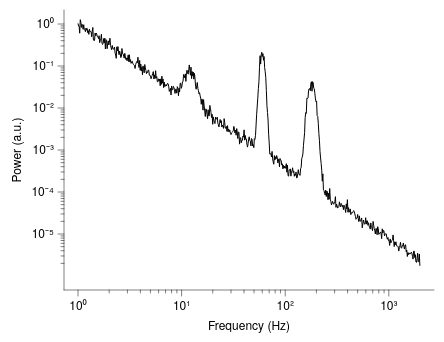

Describe this chart as a Vega-Lite specification.
### Vega-Lite specification from a JSON file in a GitHub repository (floating-point values rounded to 4 significant figures; data arrays with more than 128 entries replaced by an {"elided": "..."} marker saying what was removed)
{"background": null, "config": {"arc": {"fill": "#DBDBDB", "fillOpacity": 1.0, "innerRadius": 35.0, "padAngle": 0.03, "stroke": "black", "strokeOpacity": 1, "strokeWidth": 0.25}, "area": {"fill": "#DBDBDB", "fillOpacity": 1.0, "stroke": "black", "strokeOpacity": 1, "strokeWidth": 0.25}, "axis": {"domain": true, "domainCap": "round", "domainColor": "black", "domainWidth": 0.25, "grid": false, "gridCap": "round", "gridColor": "#F1F1F1", "gridDash": [0, 0], "gridOpacity": 1.0, "gridWidth": 0.25, "labelColor": "black", "labelFont": "Helvetica Neue, HelveticaNeue, Helvetica, Arial, sans-serif", "labelFontSize": 6, "labelFontStyle": "normal", "labelFontWeight": 400, "offset": 0, "ticks": true, "tickCap": "round", "tickColor": "black", "tickRound": false, "tickSize": 3.0, "tickWidth": 0.25, "titleColor": "black", "titleFont": "Helvetica Neue, HelveticaNeue, Helvetica, Arial, sans-serif", "titleFontSize": 6, "titleFontStyle": "normal", "titleFontWeight": 400}, "axisX": {"domain": true, "labelAlign": "center", "labelAngle": 0, "labels": true, "ticks": true, "translate": 0}, "axisY": {"domain": true, "labelAlign": "right", "labelAngle": 0, "labels": true, "ticks": true, "translate": 0}, "axisRight": {"domain": true, "labelAlign": "left", "labelAngle": 0, "labels": true, "ticks": true, "translate": 0}, "axisTop": {"domain": true, "labelAlign": "center", "labelAngle": 0, "labels": true, "ticks": true, "translate": 0}, "axisBand": {"tickOffset": 0}, "bar": {"fill": "#DBDBDB", "fillOpacity": 1.0, "stroke": "black", "strokeOpacity": 1, "strokeWidth": 0.25}, "boxplot": {"size": 12.6, "ticks": {"cornerRadius": 0.25, "fill": "black", "opacity": 1, "size": 6.3, "thickness": 0.25}, "box": {"fillOpacity": 1.0, "stroke": "black", "strokeOpacity": 1, "strokeWidth": 0.25}, "median": {"cornerRadius": 0, "fill": "black", "fillOpacity": 1.0, "opacity": 1, "size": 12.6, "thickness": 0.25}, "rule": {"fill": "black", "fillOpacity": 1.0, "size": 14.0, "stroke": "black", "strokeDash": [0, 0], "strokeOpacity": 1, "strokeWidth": 0.25}, "outliers": {"color": "black", "fill": "black", "fillOpacity": 1.0, "size": 0, "stroke": "black", "strokeOpacity": 1, "strokeWidth": 0.25}}, "circle": {"fill": "black", "fillOpacity": 1.0, "size": 1.75, "stroke": null, "strokeOpacity": 1, "strokeWidth": 0.25}, "errorband": {"band": {"fillOpacity": 0.6, "stroke": null, "strokeWidth": 0.25, "strokeOpacity": 1}, "borders": {"opacity": 0, "strokeOpacity": 1, "strokeWidth": 0.25}}, "errorbar": {"opacity": 1, "rule": {"strokeDash": [0, 0], "strokeWidth": 0.25}, "ticks": {"color": "black", "cornerRadius": 0.125, "opacity": 1, "size": 8.4, "thickness": 0.25}, "thickness": 0.25}, "font": "Helvetica Neue, HelveticaNeue, Helvetica, Arial, sans-serif", "geoshape": {"fill": "#DBDBDB", "fillOpacity": 1.0, "stroke": "black", "strokeOpacity": 1, "strokeWidth": 0.25}, "header": {"labelColor": "black", "labelFont": "Helvetica Neue, HelveticaNeue, Helvetica, Arial, sans-serif", "labelFontSize": 6, "labelFontStyle": "normal", "labelFontWeight": 400, "titleColor": "black", "titleFont": "Helvetica Neue, HelveticaNeue, Helvetica, Arial, sans-serif", "titleFontSize": 6, "titleFontStyle": "normal", "titleFontWeight": 400, "titlePadding": 0}, "legend": {"disable": false, "offset": 4.5, "titlePadding": 4, "labelOffset": 2, "gradientLabelOffset": 2, "columnPadding": 4, "rowPadding": 2, "gradientThickness": 5, "gradientOpacity": 1.0, "gradientStrokeColor": "black", "gradientStrokeWidth": 0.25, "labelColor": "black", "labelFont": "Helvetica Neue, HelveticaNeue, Helvetica, Arial, sans-serif", "labelFontSize": 6, "labelFontStyle": "normal", "labelFontWeight": 400, "strokeColor": "black", "strokeWidth": 0, "symbolSize": 36, "symbolStrokeColor": "black", "symbolStrokeWidth": 0.25, "titleColor": "black", "titleFont": "Helvetica Neue, HelveticaNeue, Helvetica, Arial, sans-serif", "titleFontSize": 6, "titleFontStyle": "normal", "titleFontWeight": 400}, "line": {"color": "black", "stroke": "black", "strokeCap": "butt", "strokeDash": [0, 0], "strokeOpacity": 1, "strokeWidth": 0.5}, "point": {"filled": true, "fill": "#DBDBDB", "fillOpacity": 1.0, "size": 7.0, "stroke": "black", "strokeOpacity": 1, "strokeWidth": 0.25}, "range": {"category": ["#9D9D9D", "#28287D", "#004225", "#47266F", "#00605D", "#DBDBDB", "#7983C1", "#6E927B", "#937FB4", "#699A97"], "diverging": {"scheme": ["#4F4265", "#6A5C82", "#85789D", "#A196B7", "#BDB5CE", "#D8D6DD", "#F6F6F6", "#CED8D7", "#9DBFBD", "#75A3A0", "#518683", "#326967", "#164D4B"]}, "heatmap": {"scheme": ["#440154", "#472270", "#433E82", "#38598C", "#2C728E", "#238A8D", "#24A086", "#39B578", "#5DC862", "#96D646", "#CAE02D", "#FDE724"]}, "ordinal": {"scheme": ["#F1F1F1", "#DBDBDB", "#C6C6C6", "#B2B2B2", "#9D9D9D", "#898989", "#767676", "#636363", "#515151", "#404040", "#2F2F2F", "#1F1F1F"]}, "ramp": {"scheme": ["#440154", "#472270", "#433E82", "#38598C", "#2C728E", "#238A8D", "#24A086", "#39B578", "#5DC862", "#96D646", "#CAE02D", "#FDE724"]}}, "rule": {"color": "black", "stroke": "black", "strokeCap": "round", "strokeDash": [2, 2], "strokeOpacity": 1, "strokeWidth": 0.25}, "scale": {"barBandPaddingInner": 0.1, "rectBandPaddingInner": 0, "tickBandPaddingInner": 0.1, "bandPaddingOuter": 0.1, "bandWithNestedOffsetPaddingInner": 0.2, "bandWithNestedOffsetPaddingOuter": 0.2, "offsetBandPaddingInner": 0, "offsetBandPaddingOuter": 0, "continuousPadding": 7.0, "round": false}, "rect": {"fill": "#DBDBDB", "fillOpacity": 1.0, "stroke": "black", "strokeOpacity": 1, "strokeWidth": 0.25}, "square": {"fill": "#DBDBDB", "fillOpacity": 1.0, "size": 14.0, "stroke": "black", "strokeOpacity": 1, "strokeWidth": 0.25}, "text": {"color": "black", "font": "Helvetica Neue, HelveticaNeue, Helvetica, Arial, sans-serif", "fontSize": 6, "fontStyle": "normal", "fontWeight": 400}, "tick": {"color": "black", "cornerRadius": 0.125, "opacity": 1.0, "size": 12.6, "thickness": 0.25}, "title": {"anchor": "middle", "frame": "group", "color": "black", "font": "Helvetica Neue, HelveticaNeue, Helvetica, Arial, sans-serif", "fontSize": 6, "fontStyle": "normal", "fontWeight": 400, "subtitleColor": "black", "subtitleFont": "Helvetica Neue, HelveticaNeue, Helvetica, Arial, sans-serif", "subtitleFontSize": 6, "subtitleFontStyle": "normal", "subtitleFontWeight": 400}, "trail": {"color": "black", "opacity": 1, "size": 0.5}, "view": {"continuousWidth": 185, "continuousHeight": 140, "discreteWidth": 185, "discreteHeight": 140, "fill": null, "stroke": null, "strokeWidth": 0.25}}, "layer": [{"mark": {"type": "line"}, "encoding": {"x": {"axis": {"labelExpr": "round(log(datum.value) / log(10)) < 0 ? '10⁻' + (abs(round(log(datum.value) / log(10))) >= 10 ? '⁰¹²³⁴⁵⁶⁷⁸⁹'[floor(abs(round(log(datum.value) / log(10)))/10)] + '⁰¹²³⁴⁵⁶⁷⁸⁹'[abs(round(log(datum.value) / log(10)))%10] : '⁰¹²³⁴⁵⁶⁷⁸⁹'[abs(round(log(datum.value) / log(10)))]) : '10' + (abs(round(log(datum.value) / log(10))) >= 10 ? '⁰¹²³⁴⁵⁶⁷⁸⁹'[floor(abs(round(log(datum.value) / log(10)))/10)] + '⁰¹²³⁴⁵⁶⁷⁸⁹'[abs(round(log(datum.value) / log(10)))%10] : '⁰¹²³⁴⁵⁶⁷⁸⁹'[abs(round(log(datum.value) / log(10)))])", "values": [1, 10, 100, 1000]}, "field": "f", "scale": {"domain": [1, 2000], "nice": false, "type": "log"}, "title": "Frequency (Hz)", "type": "quantitative"}, "y": {"axis": {"labelExpr": "round(log(datum.value) / log(10)) < 0 ? '10⁻' + (abs(round(log(datum.value) / log(10))) >= 10 ? '⁰¹²³⁴⁵⁶⁷⁸⁹'[floor(abs(round(log(datum.value) / log(10)))/10)] + '⁰¹²³⁴⁵⁶⁷⁸⁹'[abs(round(log(datum.value) / log(10)))%10] : '⁰¹²³⁴⁵⁶⁷⁸⁹'[abs(round(log(datum.value) / log(10)))]) : '10' + (abs(round(log(datum.value) / log(10))) >= 10 ? '⁰¹²³⁴⁵⁶⁷⁸⁹'[floor(abs(round(log(datum.value) / log(10)))/10)] + '⁰¹²³⁴⁵⁶⁷⁸⁹'[abs(round(log(datum.value) / log(10)))%10] : '⁰¹²³⁴⁵⁶⁷⁸⁹'[abs(round(log(datum.value) / log(10)))])", "values": [1e-05, 0.0001, 0.001, 0.01, 0.1, 1]}, "field": "psd", "scale": {"nice": false, "type": "log"}, "title": "Power (a.u.)", "type": "quantitative"}}}, {"mark": {"type": "point", "opacity": 0}, "encoding": {"x": {"axis": {"domain": false, "grid": false, "labels": false, "orient": "bottom", "tickSize": 1.5, "ticks": true, "values": [2, 3, 4, 5, 6, 7, 8, 9, 20, 30, 40, 50, 60, 70, 80, 90, 200, 300, 400, 500, 600, 700, 800, 900]}, "field": "f", "scale": {"base": 10, "domain": [1, 1000], "type": "log", "nice": false}, "title": null, "type": "quantitative"}}, "transform": [{"filter": "false"}]}, {"mark": {"type": "point", "opacity": 0}, "encoding": {"y": {"axis": {"domain": false, "grid": false, "labels": false, "orient": "left", "tickSize": 1.5, "ticks": true, "values": [2e-06, 3e-06, 4e-06, 5e-06, 6e-06, 7e-06, 8e-06, 9e-06, 2e-05, 3e-05, 4e-05, 5e-05, 6e-05, 7e-05, 8e-05, 9e-05, 0.0002, 0.0003, 0.0004, 0.0005, 0.0006, 0.0007, 0.0008, 0.0009, 0.002, 0.003, 0.004, 0.005, 0.006, 0.007, 0.008, 0.009, 0.02, 0.03, 0.04, 0.05, 0.06, 0.07, 0.08, 0.09, 0.2, 0.3, 0.4, 0.5, 0.6, 0.7, 0.8, 0.9]}, "field": "psd", "scale": {"base": 10, "domain": [1e-06, 1], "type": "log", "nice": false}, "title": null, "type": "quantitative"}}, "transform": [{"filter": "false"}]}], "data": {"name": "data-1a256e6822f450fdc92ee4454c33116e"}, "resolve": {"axis": {"x": "independent", "y": "independent"}}, "$schema": "https://vega.github.io/schema/vega-lite/v6.4.1.json", "datasets": {"data-1a256e6822f450fdc92ee4454c33116e": {"elided": "600 records"}}}
